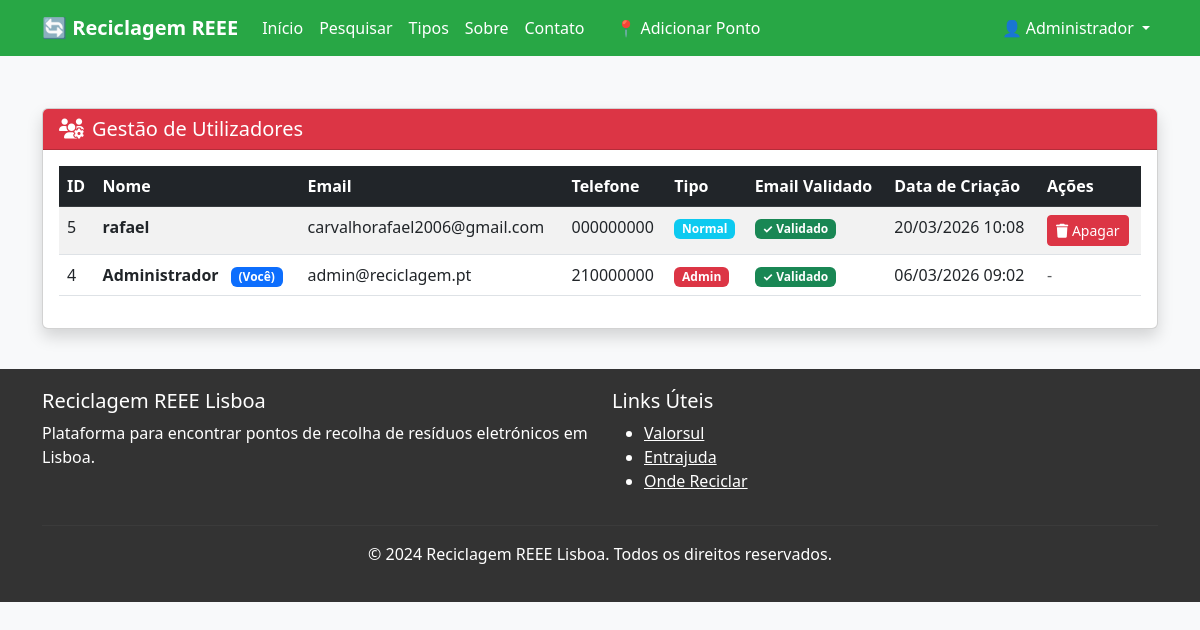
Before: /admin/utilizadores (signed in) with the older database file.
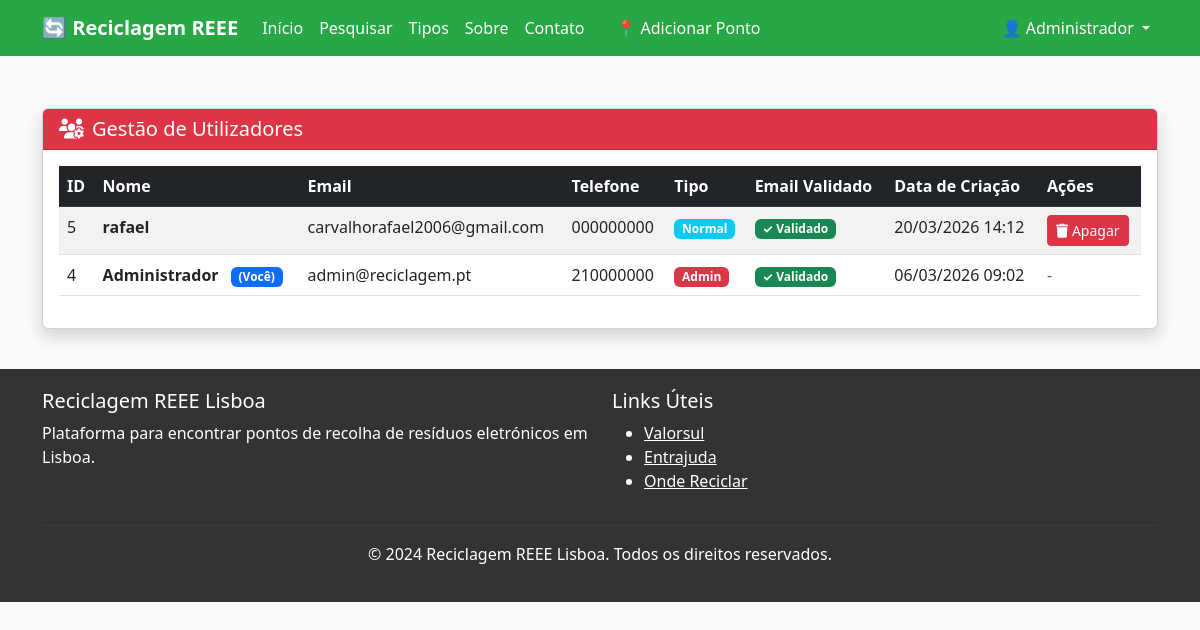
After: the same page with the newer database file.
### models.py (models this page shows, shortened)
class BaseModel(Model):
    class Meta:
        database = db

class Utilizador(BaseModel):
    nome = CharField()
    email = CharField(unique=True)
    is_admin = BooleanField(default=False)
    telefone = CharField()
    documento_identificacao = CharField()
    senha_hash = CharField()
    criado_em = DateTimeField(default=datetime.now)
    email_validado = BooleanField(default=False)
    token_validacao = CharField(null=True)

### app.py (the view)
@app.route("/admin/utilizadores")
@admin_required
def admin_utilizadores():
    utilizadores = Utilizador.select().order_by(Utilizador.criado_em.desc())
    return render_template("admin/utilizadores.html", utilizadores=utilizadores)

### app.py (called while the page is built)
@app.before_request
def ensure_db_connection():
    try:
        if db.is_closed():
            db.connect()
    except Exception as e:
        print(f"Database connection error: {e}")
        try:
            db.close()
            db.connect()
        except Exception as e2:
            print(f"Failed to reconnect: {e2}")

@app.before_request
def carregar_utilizador():
    user_id = session.get("user_id")
    if user_id:
        try:
            g.utilizador = Utilizador.get(Utilizador.id == user_id)
        except Utilizador.DoesNotExist:
            g.utilizador = None
    else:
        g.utilizador = None

@app.context_processor
def inject_current_year():
    return {"current_year": datetime.now().year}

def admin_required(f):
    @wraps(f)
    def decorated_function(*args, **kwargs):
        if g.utilizador is None or not g.utilizador.is_admin:
            flash("Acesso não autorizado.", "danger")
            return redirect(url_for("index"))
        return f(*args, **kwargs)
    return decorated_function

### templates/admin/utilizadores.html (shortened to what this page needs)
{% extends "base.html" %}
{% block content %}
<div class="container mt-5">
    <div class="row">
        <div class="col-12">
            <div class="card shadow">
                <div class="card-header bg-danger text-white">
                    <h5 class="mb-0">
                        <i class="fas fa-users-cog me-2"></i>Gestão de Utilizadores
                    </h5>
                </div>
                <div class="card-body">
                    <div class="table-responsive">
                        <table class="table table-striped table-hover">
                            <thead class="table-dark">
                                <tr>
                                    <th>ID</th>
                                    <th>Nome</th>
                                    <th>Email</th>
                                    <th>Telefone</th>
                                    <th>Tipo</th>
                                    <th>Email Validado</th>
                                    <th>Data de Criação</th>
                                    <th>Ações</th>
                                </tr>
                            </thead>
                            <tbody>
                                {% for user in utilizadores %}
                                <tr>
                                    <td>{{ user.id }}</td>
                                    <td>
                                        <strong>{{ user.nome }}</strong>
                                        {% if user.id == g.utilizador.id %}
                                        <span class="badge bg-primary ms-2">(Você)</span>
                                        {% endif %}
                                    </td>
                                    <td>{{ user.email }}</td>
                                    <td>{{ user.telefone or '-' }}</td>
                                    <td>
                                        {% if user.is_admin %}
                                        <span class="badge bg-danger">Admin</span>
                                        {% else %}
                                        <span class="badge bg-info">Normal</span>
                                        {% endif %}
                                    </td>
                                    <td>
                                        {% if user.email_validado %}
                                        <span class="badge bg-success">✓ Validado</span>
                                        {% else %}
                                        <span class="badge bg-warning">⚠ Não Validado</span>
                                        {% endif %}
                                    </td>
                                    <td>{{ user.criado_em.strftime('%d/%m/%Y %H:%M') }}</td>
                                    <td>
                                        {% if user.id != g.utilizador.id %}
                                        <form method="POST" action="{{ url_for('admin_apagar_utilizador', user_id=user.id) }}"
                                              onsubmit="return confirm('Tem certeza que deseja apagar o utilizador {{ user.nome }}?')">
                                            <button type="submit" class="btn btn-danger btn-sm">
                                                <i class="fas fa-trash"></i> Apagar
                                            </button>
                                        </form>
                                        {% else %}
                                        <span class="text-muted">-</span>
                                        {% endif %}
                                    </td>
                                </tr>
                                {% endfor %}
                            </tbody>
                        </table>
                    </div>
                </div>
            </div>
        </div>
    </div>
</div>
{% endblock %}

### templates/base.html (shortened to what this page needs)
<!DOCTYPE html>
<html lang="pt-PT">
<head>
    <link href="https://cdn.jsdelivr.net/npm/bootstrap@5.3.0/dist/css/bootstrap.min.css" rel="stylesheet">
    <link rel="stylesheet" href="https://cdnjs.cloudflare.com/ajax/libs/font-awesome/6.4.0/css/all.min.css">
    <link rel="stylesheet" href="https://unpkg.com/leaflet@1.9.4/dist/leaflet.css" />
</head>
<body>
    <nav class="navbar navbar-expand-lg navbar-dark fixed-top">
        <div class="container">
            <a class="navbar-brand" href="{{ url_for('index') }}">
                🔄 Reciclagem REEE
            </a>
            <div class="collapse navbar-collapse" id="navbarNav">
                <ul class="navbar-nav me-auto">
                    <li class="nav-item">
                        <a class="nav-link" href="{{ url_for('index') }}">Início</a>
                    </li>
                    <li class="nav-item">
                        <a class="nav-link" href="{{ url_for('pesquisa') }}">Pesquisar</a>
                    </li>
                    <li class="nav-item">
                        <a class="nav-link" href="{{ url_for('tipos_residuos') }}">Tipos</a>
                    </li>
                    <li class="nav-item">
                        <a class="nav-link" href="{{ url_for('sobre_lixo_eletronico') }}">Sobre</a>
                    </li>
                    <li class="nav-item">
                        <a class="nav-link" href="{{ url_for('contato') }}">Contato</a>
                    </li>
                    {% if g.utilizador and g.utilizador.is_admin %}
                    <li class="nav-item">
                        <a class="nav-link btn btn-success btn-sm text-white ms-3" href="{{ url_for('admin_novo_ponto') }}">
                            📍 Adicionar Ponto
                        </a>
                    </li>
                    {% endif %}
                </ul>
                <ul class="navbar-nav">
                    {% if g.utilizador %}
                        <li class="nav-item dropdown">
                            <a class="nav-link dropdown-toggle" href="#" role="button" data-bs-toggle="dropdown">
                                👤 {{ g.utilizador.nome }}
                            </a>
                        </li>
                    {% endif %}
                </ul>
            </div>
        </div>
    </nav>
    {% block content %}{% endblock %}
    <footer class="footer">
        <div class="container">
            <div class="row">
                <div class="col-md-6">
                    <h5>Reciclagem REEE Lisboa</h5>
                    <p>Plataforma para encontrar pontos de recolha de resíduos eletrónicos em Lisboa.</p>
                </div>
                <div class="col-md-6">
                    <h5>Links Úteis</h5>
                    <ul>
                        <li><a href="https://www.valorsul.pt/" style="color: white;">Valorsul</a></li>
                        <li><a href="https://www.entrajuda.pt/" style="color: white;">Entrajuda</a></li>
                        <li><a href="https://ondereciclar.pt/" style="color: white;">Onde Reciclar</a></li>
                    </ul>
                </div>
            </div>
            <hr style="border-color: #555;">
            <div class="text-center">
                <p>&copy; 2024 Reciclagem REEE Lisboa. Todos os direitos reservados.</p>
            </div>
        </div>
    </footer>
</body>
</html>

### templates/base.html (style rules this page uses)
body { padding-top: 60px; background: #f8f9fa; }
.navbar { background: #28a745 !important; }
.navbar-brand { color: white !important; font-weight: bold; }
.nav-link { color: white !important; }
.footer { background: #333; color: white; padding: 20px 0; margin-top: 40px; }

Changed rows visible on the page:
changed Utilizador "rafael": criado_em "20/03/2026 10:08" → "20/03/2026 14:12"
